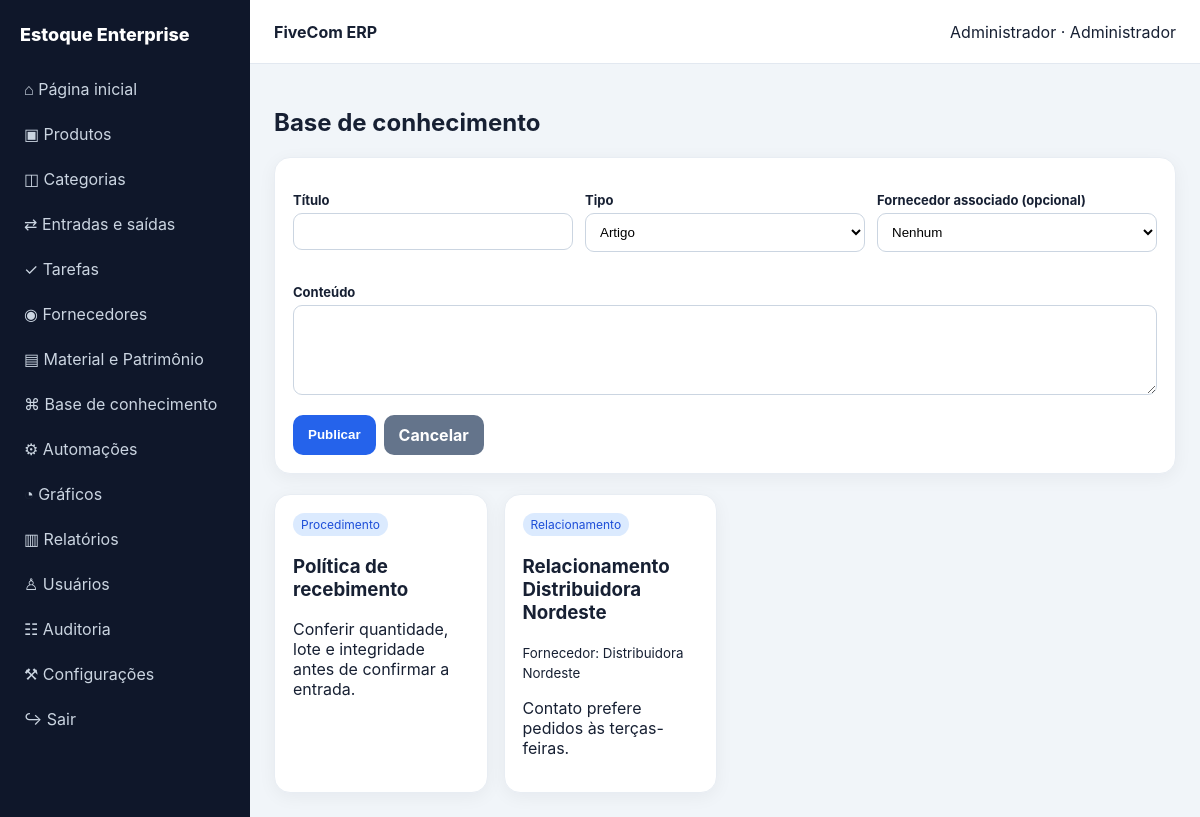
The page /knowledge (signed in) on the database its author committed.
### app.py (models this page shows)
class Setting(db.Model):
 id=db.Column(db.Integer,primary_key=True); system_name=db.Column(db.String(120),default='FiveCom ERP'); company_name=db.Column(db.String(120),default='Estoque Enterprise'); browser_title=db.Column(db.String(120),default='FiveCom ERP'); primary_color=db.Column(db.String(20),default='#2563eb'); secondary_color=db.Column(db.String(20),default='#0f172a'); logo=db.Column(db.String(255)); login_logo=db.Column(db.String(255)); favicon=db.Column(db.String(255)); login_position=db.Column(db.String(20),default='center'); footer=db.Column(db.String(255),default='Documento gerado automaticamente pelo FiveCom ERP'); disabled_modules=db.Column(db.Text,default='')

class User(UserMixin,db.Model):
 id=db.Column(db.Integer,primary_key=True); name=db.Column(db.String(120),nullable=False); username=db.Column(db.String(80),unique=True,nullable=False); password=db.Column(db.String(255),nullable=False); role=db.Column(db.String(30),default='Operador'); active=db.Column(db.Boolean,default=True); permissions=db.Column(db.Text,default='')
 def can(self,m): return self.role=='Administrador' or m in (self.permissions or '').split(',')

class Knowledge(db.Model):
 id=db.Column(db.Integer,primary_key=True); title=db.Column(db.String(200)); kind=db.Column(db.String(40)); content=db.Column(db.Text); supplier_id=db.Column(db.Integer,db.ForeignKey('supplier.id')); supplier=db.relationship('Supplier'); created_at=db.Column(db.DateTime,default=datetime.now)

class Supplier(db.Model):
 id=db.Column(db.Integer,primary_key=True); name=db.Column(db.String(150),nullable=False); document=db.Column(db.String(40)); address=db.Column(db.String(255)); email=db.Column(db.String(120)); phone=db.Column(db.String(40)); notes=db.Column(db.Text); created_at=db.Column(db.DateTime,default=datetime.now); products=db.relationship('Product',secondary=product_suppliers,back_populates='suppliers')

### app.py (the view)
@app.route('/knowledge',methods=['GET','POST'])
@login_required
def knowledge():
 if request.method=='POST':db.session.add(Knowledge(title=request.form['title'],kind=request.form['kind'],content=request.form['content'],supplier_id=request.form.get('supplier_id') or None));db.session.commit();return redirect(url_for('knowledge'))
 return render_template('knowledge.html',items=Knowledge.query.all(),suppliers=Supplier.query.all())

### app.py (called while the page is built)
@login.user_loader
def load_user(i): return db.session.get(User,int(i))

def settings():
 s=Setting.query.first()
 if not s:s=Setting();db.session.add(s);db.session.commit()
 return s

@app.context_processor
def ctx():
 s=settings(); return dict(cfg=s,module_enabled=lambda m:m not in (s.disabled_modules or '').split(','),now=datetime.now())

### templates/knowledge.html
{% extends 'base.html' %}{% block content %}<h1>Base de conhecimento</h1><form class="card" method="post"><div class="form-grid"><p><label>Título</label><input name="title" required></p><p><label>Tipo</label><select name="kind"><option>Artigo</option><option>Procedimento</option><option>FAQ</option><option>Manual</option><option>Relacionamento</option></select></p><p><label>Fornecedor associado (opcional)</label><select name="supplier_id"><option value="">Nenhum</option>{% for s in suppliers %}<option value="{{s.id}}">{{s.name}}</option>{% endfor %}</select></p></div><p><label>Conteúdo</label><textarea name="content" required></textarea></p><div class="actions"><button class="btn">Publicar</button><a class="btn secondary" href="{{url_for('home')}}">Cancelar</a></div></form><br><div class="grid">{% for x in items %}<article class="card"><span class="badge">{{x.kind}}</span><h3>{{x.title}}</h3>{% if x.supplier %}<small>Fornecedor: {{x.supplier.name}}</small>{% endif %}<p>{{x.content}}</p></article>{% endfor %}</div>{% endblock %}

### templates/base.html (shortened to what this page needs)
<!doctype html><html lang="pt-BR"><head><link rel="stylesheet" href="{{url_for('static',filename='style.css')}}"></head><body><aside class="sidebar" id="side"><div class="brand"><span>{{cfg.company_name}}</span></div><nav class="nav"><a href="{{url_for('home')}}">⌂ Página inicial</a>{% if module_enabled('produtos') and current_user.can('produtos') %}<a href="{{url_for('products')}}">▣ Produtos</a><a href="{{url_for('categories')}}">◫ Categorias</a>{% endif %}{% if module_enabled('movimentacoes') %}<a href="{{url_for('movements')}}">⇄ Entradas e saídas</a>{% endif %}{% if module_enabled('tarefas') %}<a href="{{url_for('tasks')}}">✓ Tarefas</a>{% endif %}{% if module_enabled('fornecedores') %}<a href="{{url_for('suppliers')}}">◉ Fornecedores</a>{% endif %}{% if module_enabled('patrimonio') %}<a href="{{url_for('assets')}}">▤ Material e Patrimônio</a>{% endif %}{% if module_enabled('conhecimento') %}<a href="{{url_for('knowledge')}}">⌘ Base de conhecimento</a>{% endif %}{% if module_enabled('automacoes') %}<a href="{{url_for('automations')}}">⚙ Automações</a>{% endif %}{% if module_enabled('graficos') %}<a href="{{url_for('charts')}}">◔ Gráficos</a>{% endif %}{% if module_enabled('relatorios') %}<a href="{{url_for('reports')}}">▥ Relatórios</a>{% endif %}{% if current_user.role=='Administrador' %}<a href="{{url_for('users')}}">♙ Usuários</a><a href="{{url_for('audits')}}">☷ Auditoria</a><a href="{{url_for('config')}}">⚒ Configurações</a>{% endif %}<a href="{{url_for('logout')}}">↪ Sair</a></nav></aside><main class="main"><header class="top"><strong>{{cfg.system_name}}</strong><span>{{current_user.name}} · {{current_user.role}}</span></header><section class="content">{% block content %}{% endblock %}</section></main></body></html>

### static/style.css (style rules this page uses)
:root { --primary:#2563eb;--secondary:#0f172a }
* { box-sizing:border-box }
body { margin:0;font-family:Inter,system-ui,Arial;background:#f1f5f9;color:#172033 }
a { text-decoration:none;color:inherit }
.sidebar { position:fixed;inset:0 auto 0 0;width:250px;background:var(--secondary);color:#fff;padding:18px 12px;overflow:auto }
.brand { display:flex;align-items:center;gap:10px;font-weight:800;font-size:18px;padding:6px 8px 20px }
.nav a { display:block;padding:11px 12px;border-radius:10px;margin:3px 0;color:#cbd5e1 }
.main { margin-left:250px;min-height:100vh }
.top { height:64px;background:#fff;display:flex;align-items:center;justify-content:space-between;padding:0 24px;border-bottom:1px solid #e2e8f0;position:sticky;top:0;z-index:5 }
.content { padding:24px;max-width:1500px;margin:auto }
.grid { display:grid;grid-template-columns:repeat(4,1fr);gap:16px }
.card { background:#fff;border-radius:16px;padding:18px;box-shadow:0 4px 18px #0f172a0d;border:1px solid #e8edf3 }
.btn { background:var(--primary);color:#fff;border:0;padding:10px 15px;border-radius:10px;cursor:pointer;font-weight:650 }
.btn.secondary { background:#64748b }
.actions { display:flex;gap:8px;flex-wrap:wrap }
.form-grid { display:grid;grid-template-columns:repeat(3,1fr);gap:12px }
label { font-size:13px;font-weight:700;display:block;margin-bottom:5px }
input,select,textarea { width:100%;padding:10px;border:1px solid #cbd5e1;border-radius:9px;background:#fff }
textarea { min-height:90px }
.badge { display:inline-block;padding:4px 8px;border-radius:999px;background:#dbeafe;color:#1d4ed8;font-size:12px }

### rows shown on the page
Setting: company_name "Estoque Enterprise", system_name "FiveCom ERP"
User: name "Administrador", role "Administrador"
Knowledge: kind "Procedimento", title "Política de recebimento", content "Conferir quantidade, lote e integridade antes de confirmar a entrada."
Knowledge: kind "Relacionamento", title "Relacionamento Distribuidora Nordeste", supplier.name "Distribuidora Nordeste", content "Contato prefere pedidos às terças-feiras."
